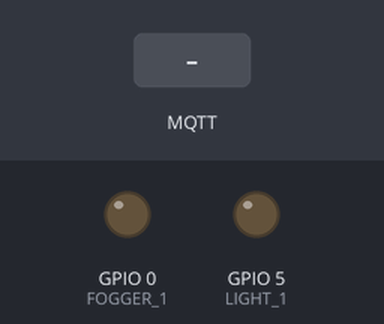
Bench run of a program on a simulated ESP8266 (Wemos D1 mini). Shown: output pins drawn as LEDs (lit = HIGH). Inputs (shaded band) come from the test bench. WiFi joins after 1.5 s; servers stay silent unless stated; random numbers use the default seed unless the program sets one; no MQTT or app messages arrive unless stated; what the program prints to the serial monitor is not drawn.

Above: at 2.7 s.
2.8 s: MQTT message "0" arrives on the first subscribed topic
At 4.0 s:
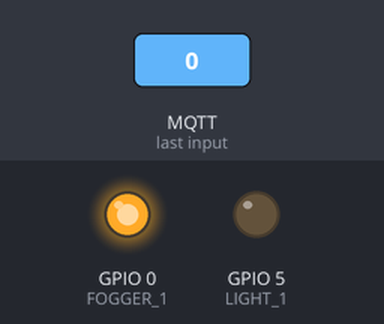
4.3 s: MQTT message "0" arrives on the second subscribed topic
At 5.3 s:
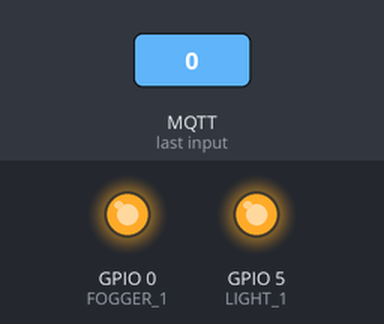
5.8 s: MQTT message "1" arrives on the first subscribed topic
At 6.4 s:
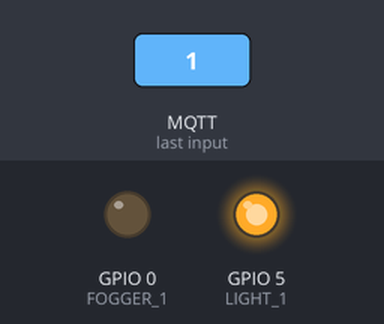
7.3 s: MQTT message "2" arrives on the first subscribed topic
At 7.6 s:
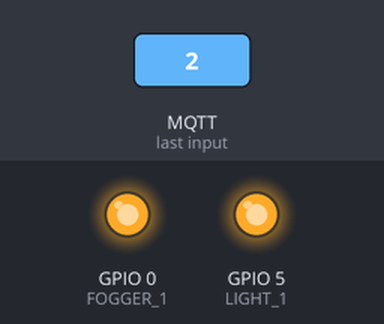
8.8 s: MQTT message "1" arrives on the second subscribed topic
At 9.9 s:
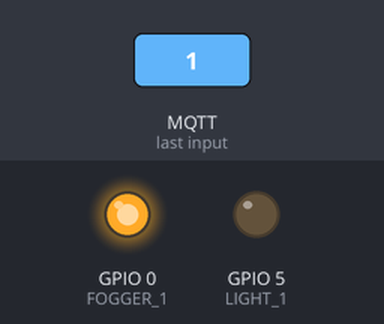
Timing chart, 0 to 11.3 s (numbered marks = the images above; inputs shaded):
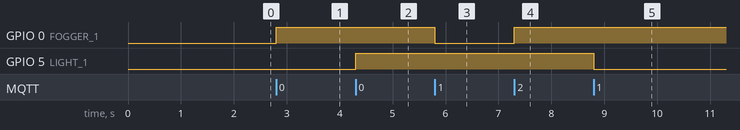

Measured:
- after the input at 2.8 s, GPIO 0 (FOGGER_1): LOW → HIGH at once
- after the input at 4.3 s, GPIO 5 (LIGHT_1): LOW → HIGH at once
- after the input at 5.8 s, GPIO 0 (FOGGER_1): HIGH → LOW at once
- after the input at 7.3 s, GPIO 0 (FOGGER_1): LOW → HIGH at once
- after the input at 8.8 s, GPIO 5 (LIGHT_1): HIGH → LOW at once

The program:

main.cpp
```cpp
#include <Arduino.h>
#include <ESP8266WiFi.h>
#include <PubSubClient.h>

// Update these with values suitable for your network.

const char* ssid = "Jangan Ngambil";
const char* password = "janganmencuri";
const char* mqtt_server = "iot.eclipse.org";

WiFiClient espClient;
PubSubClient client(espClient);
long lastMsg = 0;
char msg[50];
int value = 0;
int FOGGER_1 = 0; //D3
int LIGHT_1 = 5; //D1

void setup_wifi() {

  delay(10);
  // We start by connecting to a WiFi network
  Serial.println();
  Serial.print("Connecting to ");
  Serial.println(ssid);

  WiFi.begin(ssid, password);

  while (WiFi.status() != WL_CONNECTED) {
    delay(500);
    Serial.print(".");
  }

  randomSeed(micros());

  Serial.println("");
  Serial.println("WiFi connected");
  Serial.println("IP address: ");
  Serial.println(WiFi.localIP());
}

void callback(char* topic, byte* payload, unsigned int length) {
  Serial.print("Message arrived [");
  Serial.print(topic);
  Serial.print("] ");
  for (int i = 0; i < length; i++) {
    Serial.print((char)payload[i]);
  }

  String topicString = String(topic);
  Serial.println();
  if(topicString == "initialState_ismail220a") {
    Serial.println("cool");
    int fogger1state = digitalRead(FOGGER_1);
    String stringFogger1State = String(fogger1state);

    int light1state = digitalRead(LIGHT_1);
    String stringLight1State = String(light1state);

    client.publish("initialStateOut_ismail220a/fogger/1", (char*)stringFogger1State.c_str());
    client.publish("initialStateOut_ismail220a/light/1", (char*)stringLight1State.c_str());
  }

  if(topicString == "inTopic_ismail220a/fogger/1") {
    // Switch on the LED if an 1 was received as first character
    if ((char)payload[0] == '1') {
      digitalWrite(FOGGER_1, LOW);   // Turn the LED on (Note that LOW is the voltage level
      // but actually the LED is on; this is because
      // it is active low on the ESP-01)
    } else {
      digitalWrite(FOGGER_1, HIGH);  // Turn  the LED off by making the voltage HIGH
    }
  }

  if(topicString == "inTopic_ismail220a/light/1") {
    // Switch on the LED if an 1 was received as first character
    if ((char)payload[0] == '1') {
      digitalWrite(LIGHT_1, LOW);   // Turn the LED on (Note that LOW is the voltage level
      // but actually the LED is on; this is because
      // it is active low on the ESP-01)
    } else {
      digitalWrite(LIGHT_1, HIGH);  // Turn  the LED off by making the voltage HIGH
    }
  }
}

void reconnect() {
  // Loop until we're reconnected
  while (!client.connected()) {
    Serial.print("Attempting MQTT connection...");
    // Create a random client ID
    String clientId = "ESP8266Client-";
    clientId += String(random(0xffff), HEX);
    // Attempt to connect
    if (client.connect(clientId.c_str())) {
      Serial.println("connected");
      // Once connected, publish an announcement...
      // int state = digitalRead(LED_BUILTIN);
      // String stringState = String(state);
      // client.publish("outTopic_ismail220a", (char*)stringState.c_str());
      // ... and resubscribe
      client.subscribe("inTopic_ismail220a/fogger/1");
      client.subscribe("inTopic_ismail220a/light/1");
      client.subscribe("initialState_ismail220a");
    } else {
      Serial.print("failed, rc=");
      Serial.print(client.state());
      Serial.println(" try again in 5 seconds");
      // Wait 5 seconds before retrying
      delay(5000);
    }
  }
}

void setup() {
  pinMode(FOGGER_1, OUTPUT);     // Initialize the LED_BUILTIN pin as an output
  pinMode(LIGHT_1, OUTPUT);
  Serial.begin(115200);
  setup_wifi();
  client.setServer(mqtt_server, 1883);
  client.setCallback(callback);
}

void loop() {

  if (!client.connected()) {
    reconnect();
  }
  client.loop();
}
```
